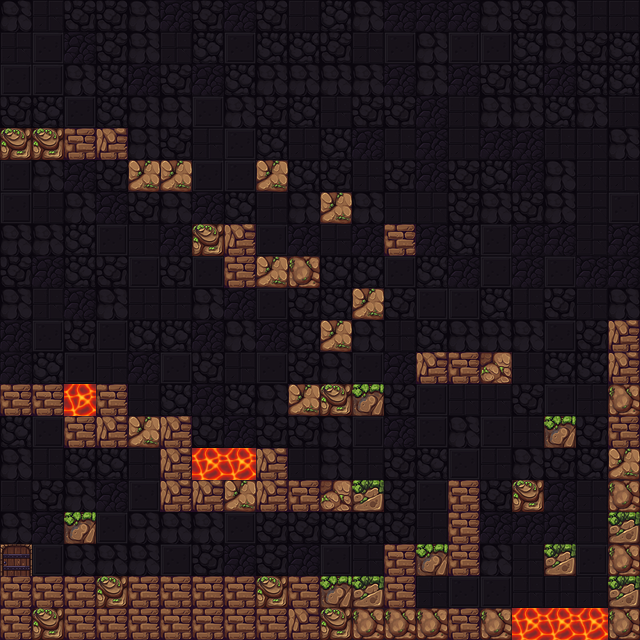

The image is a tile-based game level rendered from a .tmx file. Its description and complete source (layers, tilesets, objects, tile grids) follow:
An orthogonal 20x20 tile map with 32x32 px tiles, 4 tile layers (background, game, loose, foreground), 2 tilesets and 24 objects (9x heart, 8x torch, 6x gems, dude).

<map version="1.2" tiledversion="1.2.2" orientation="orthogonal" renderorder="right-down" width="20" height="20" tilewidth="32" tileheight="32" infinite="0" nextlayerid="26" nextobjectid="25">
 <tileset firstgid="1" source="tiles.tsx" />
 <tileset firstgid="43" source="objects.tsx" />
 <layer id="22" name="background" width="20" height="20" opacity="0.5">
  <data encoding="csv">
9,14,8,8,9,15,8,15,8,14,7,9,15,15,15,9,8,9,14,14,
14,13,15,8,9,14,7,13,7,7,8,14,13,9,13,13,7,9,8,7,
13,13,9,7,15,8,15,7,9,9,9,9,15,9,15,8,7,15,7,7,
8,7,13,7,9,9,13,9,8,7,14,8,8,15,14,9,9,7,9,14,
13,14,7,8,9,8,14,13,7,14,7,15,14,15,14,15,15,14,14,9,
13,9,15,8,7,7,13,13,9,7,8,14,8,15,8,7,15,9,14,14,
13,14,9,15,8,9,15,7,14,9,7,9,14,14,8,9,8,9,14,13,
9,9,7,13,14,15,7,8,13,15,14,15,15,15,7,13,15,15,14,15,
8,15,7,8,13,8,13,9,15,13,7,7,13,7,15,13,15,13,15,15,
9,14,15,9,14,14,9,15,13,8,7,7,8,13,13,7,14,8,14,9,
15,13,8,13,7,7,15,9,15,7,8,9,14,7,9,9,9,13,8,13,
15,7,13,14,15,13,8,14,13,8,9,13,15,15,14,8,14,7,7,8,
14,13,14,14,14,7,15,7,9,13,8,8,8,13,14,14,8,13,14,15,
7,13,13,14,13,7,8,15,8,8,9,13,15,13,9,13,14,13,8,14,
9,14,7,7,14,7,14,14,9,14,9,14,8,7,13,14,9,8,7,9,
14,8,9,15,13,14,7,8,13,9,8,13,8,13,15,8,9,15,14,13,
9,15,13,13,9,9,9,13,8,8,7,7,8,14,9,15,15,15,14,8,
15,13,9,9,9,13,8,15,8,15,13,14,8,13,9,9,14,8,13,9,
7,15,7,9,13,13,15,7,7,15,8,7,13,14,13,13,14,14,14,14,
8,8,8,9,14,9,13,14,8,13,8,13,8,8,15,14,7,8,15,8
</data>
 </layer>
 <layer id="23" name="game" width="20" height="20">
  <data encoding="csv">
0,0,0,0,0,0,0,0,0,0,0,0,0,0,0,0,0,0,0,0,
0,0,0,0,0,0,0,0,0,0,0,0,0,0,0,0,0,0,0,0,
0,0,0,0,0,0,0,0,0,0,0,0,0,0,0,0,0,0,0,0,
0,0,0,0,0,0,0,0,0,0,0,0,0,0,0,0,0,0,0,0,
0,0,0,0,0,0,0,0,0,0,0,0,0,0,0,0,0,0,0,0,
0,0,0,0,0,0,0,0,3,0,0,0,0,0,0,0,0,0,0,0,
0,0,0,0,0,0,0,0,0,0,0,0,0,0,0,0,0,0,0,0,
0,0,0,0,0,0,1,5,0,0,0,0,0,0,0,0,0,0,0,0,
0,0,0,0,0,0,0,6,3,2,0,0,0,0,0,0,0,0,0,0,
0,0,0,0,0,0,0,0,0,0,0,0,0,0,0,0,0,0,0,0,
0,0,0,0,0,0,0,0,0,0,0,0,0,0,0,0,0,0,0,5,
0,0,0,0,0,0,0,0,0,0,0,0,0,0,0,0,0,0,0,5,
6,6,37,6,0,0,0,0,0,3,1,34,0,0,0,0,0,0,0,2,
0,0,6,5,3,5,0,0,0,0,0,0,0,0,0,0,0,34,0,6,
0,0,0,0,0,5,37,37,5,0,0,0,0,0,0,0,0,0,0,3,
0,0,0,0,0,5,5,3,5,6,4,35,0,0,6,0,1,0,0,2,
0,0,34,0,0,0,0,0,0,0,0,0,0,0,6,0,0,0,0,35,
19,0,0,0,0,0,0,0,0,0,0,0,6,34,6,0,0,35,0,2,
6,6,6,1,6,6,6,6,1,6,34,35,6,0,0,0,0,0,0,35,
6,1,6,6,6,6,6,6,6,5,1,2,2,2,6,2,37,37,37,2
</data>
 </layer>
 <layer id="24" name="loose" width="20" height="20">
  <data encoding="csv">
0,0,0,0,0,0,0,0,0,0,0,0,0,0,0,0,0,0,0,0,
0,0,0,0,0,0,0,0,0,0,0,0,0,0,0,0,0,0,0,0,
0,0,0,0,0,0,0,0,0,0,0,0,0,0,0,0,0,0,0,0,
0,0,0,0,0,0,0,0,0,0,0,0,0,0,0,0,0,0,0,0,
1,1,6,5,0,0,0,0,0,0,0,0,0,0,0,0,0,0,0,0,
0,0,0,0,3,3,0,0,0,0,0,0,0,0,0,0,0,0,0,0,
0,0,0,0,0,0,0,0,0,0,3,0,0,0,0,0,0,0,0,0,
0,0,0,0,0,0,0,0,0,0,0,0,6,0,0,0,0,0,0,0,
0,0,0,0,0,0,0,0,0,0,0,0,0,0,0,0,0,0,0,0,
0,0,0,0,0,0,0,0,0,0,0,3,0,0,0,0,0,0,0,0,
0,0,0,0,0,0,0,0,0,0,3,0,0,0,0,0,0,0,0,0,
0,0,0,0,0,0,0,0,0,0,0,0,0,5,6,4,0,0,0,0,
0,0,0,0,0,0,0,0,0,0,0,0,0,0,0,0,0,0,0,0,
0,0,0,0,0,0,0,0,0,0,0,0,0,0,0,0,0,0,0,0,
0,0,0,0,0,0,0,0,0,0,0,0,0,0,0,0,0,0,0,0,
0,0,0,0,0,0,0,0,0,0,0,0,0,0,0,0,0,0,0,0,
0,0,0,0,0,0,0,0,0,0,0,0,0,0,0,0,0,0,0,0,
0,0,0,0,0,0,0,0,0,0,0,0,0,0,0,0,0,0,0,0,
0,0,0,0,0,0,0,0,0,0,0,0,0,0,0,0,0,0,0,0,
0,0,0,0,0,0,0,0,0,0,0,0,0,0,0,0,0,0,0,0
</data>
 </layer>
 <layer id="25" name="foreground" width="20" height="20">
  <data encoding="csv">
0,0,0,0,0,0,0,0,0,0,0,0,0,0,0,0,0,0,0,0,
0,0,0,0,0,0,0,0,0,0,0,0,0,0,0,0,0,0,0,0,
0,0,0,0,0,0,0,0,0,0,0,0,0,0,0,0,0,0,0,0,
0,0,0,0,0,0,0,0,0,0,0,0,0,0,0,0,0,0,0,0,
0,0,0,0,0,0,0,0,0,0,0,0,0,0,0,0,0,0,0,0,
0,0,0,0,0,0,0,0,0,0,0,0,0,0,0,0,0,0,0,0,
0,0,0,0,0,0,0,0,0,0,0,0,0,0,0,0,0,0,0,0,
0,0,0,0,0,0,0,0,0,0,0,0,0,0,0,0,0,0,0,0,
0,0,0,0,0,0,0,0,0,0,0,0,0,0,0,0,0,0,0,0,
0,0,0,0,0,0,0,0,0,0,0,0,0,0,0,0,0,0,0,0,
0,0,0,0,0,0,0,0,0,0,0,0,0,0,0,0,0,0,0,0,
0,0,0,0,0,0,0,0,0,0,0,0,0,0,0,0,0,0,0,0,
0,0,0,0,0,0,0,0,0,0,0,0,0,0,0,0,0,0,0,0,
0,0,0,0,0,0,0,0,0,0,0,0,0,0,0,0,0,0,0,0,
0,0,0,0,0,0,0,0,0,0,0,0,0,0,0,0,0,0,0,0,
0,0,0,0,0,0,0,0,0,0,0,0,0,0,0,0,0,0,0,0,
0,0,0,0,0,0,0,0,0,0,0,0,0,0,0,0,0,0,0,0,
0,0,0,0,0,0,0,0,0,0,0,0,0,0,0,0,0,0,0,0,
0,0,0,0,0,0,0,0,0,0,0,0,0,0,0,0,0,0,0,0,
0,0,0,0,0,0,0,0,0,0,0,0,0,0,0,0,0,0,0,0
</data>
 </layer>
 <objectgroup id="16" name="objects">
  <object id="16" name="dude" gid="45" x="212.167" y="215.5" width="24" height="26" />
  <object id="1" name="torch" gid="44" x="39" y="368.5" width="16" height="32" />
  <object id="2" name="torch" gid="44" x="137" y="366.5" width="16" height="32" />
  <object id="3" name="torch" gid="44" x="42" y="494.5" width="16" height="32" />
  <object id="4" name="torch" gid="44" x="362.667" y="375" width="16" height="32" />
  <object id="5" name="torch" gid="44" x="506.5" y="585" width="16" height="32" />
  <object id="6" name="torch" gid="44" x="297" y="556.5" width="16" height="32" />
  <object id="7" name="heart" gid="43" x="167" y="378" width="18" height="18" />
  <object id="8" name="heart" gid="43" x="229" y="408" width="18" height="18" />
  <object id="9" name="heart" gid="43" x="295" y="473.5" width="18" height="18" />
  <object id="10" name="heart" gid="43" x="134.5" y="473.5" width="18" height="18" />
  <object id="11" name="heart" gid="43" x="227" y="556.5" width="18" height="18" />
  <object id="12" name="heart" gid="43" x="423.5" y="600" width="18" height="18" />
  <object id="13" name="heart" gid="43" x="548" y="508.5" width="18" height="18" />
  <object id="14" name="heart" gid="43" x="551.5" y="376.5" width="18" height="18" />
  <object id="15" name="heart" gid="43" x="453.5" y="446" width="18" height="18" />
  <object id="17" name="gems" type="gems" gid="46" x="423.667" y="344" width="16" height="16" />
  <object id="18" name="gems" type="gems" gid="46" x="260.333" y="442.667" width="16" height="16" />
  <object id="19" name="gems" gid="46" x="13" y="118.5" width="16" height="16" />
  <object id="20" name="gems" gid="46" x="73" y="119.5" width="16" height="16" />
  <object id="21" name="gems" gid="46" x="137.5" y="153" width="16" height="16" />
  <object id="22" name="gems" gid="46" x="265" y="153.5" width="16" height="16" />
  <object id="23" name="torch" gid="44" x="586.5" y="148" width="16" height="47" />
  <object id="24" name="torch" gid="44" x="487.5" y="249.5" width="16" height="47" />
 </objectgroup>
</map>
